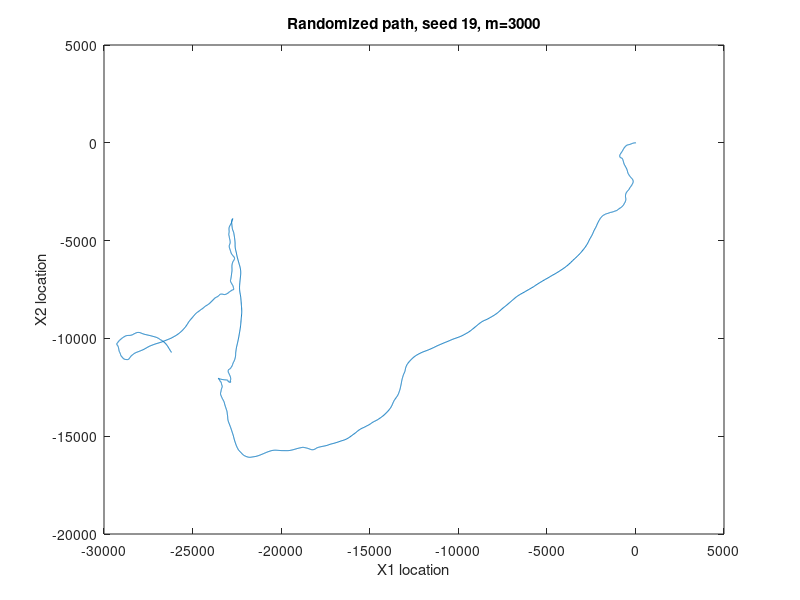

The MATLAB script that drew this image: (Note: this script raises an error after producing the figure.)
clear all; close all; clc
%Part 1
%rng(19)
sigma=0.5; deltaT=0.5; alpha = 0.6;
P=1/20*[[16,1,1,1,1];[1,16,1,1,1];[1,1,16,1,1];[1,1,1,16,1];[1,1,1,1,16]];
zn=[[0,0];[3.5,0];[0,3.5];[0,-3.5];[-3.5,0]];
theta=[[1,deltaT,deltaT^2/2];[0,1,deltaT];[0,0,alpha]];
phiz=[[deltaT^2/2];[deltaT];[0]];
phiw=[[deltaT^2/2];[deltaT];[1]];
N=6;
zero=zeros(N,1);

N=6;
sigmamatrix=diag([500,5,5,200,5,5]);
%sigmamatrix=500*diag(ones(N,1),0) + 5*diag(ones(N-1,1),1) + 5*diag(ones(N-1,1),-1)+ 5*diag(ones(N-2,1),-2)+ 5*diag(ones(N-2,1),2)+ 200*diag(ones(N-3,1),3)+ 200*diag(ones(N-3,1),-3)+ 5*diag(ones(N-4,1),-4)+ 5*diag(ones(N-4,1),4)+ 5*diag(ones(N-5,1),5)+ 5*diag(ones(N-5,1),-5);

theta=[[theta,zeros(3,3)];[zeros(3,3),theta]];
phiz=[[phiz,zeros(3,1)];[zeros(3,1),phiz]];
phiw=[[phiw,zeros(3,1)];[zeros(3,1),phiw]];

X0=mvnrnd(zero,sigmamatrix);
Command=randi([1 5],1,1);
Z0=zn(Command,:);


m=3000; % Timesteps
States=zeros(m,2);
Xi=transpose(X0);
Zi=transpose(Z0);
Wi=transpose(mvnrnd([0,0],sigma^2*eye(2)));
for i=1:m
    
    Xi=theta*(Xi)+phiz*(Zi)+phiw*(Wi); %Calculate each new state
    
    %Need to update Zi,
    Update=(rand(1));
    summ=0;
    for j=1:5
        
        summ=P(Command,j)+summ;
        if Update<summ
            Command=j;
            break
        end
        
    end
    Zi=transpose(zn(Command,:));
    States(i,1)=Xi(1);
    States(i,2)=Xi(4);
    Wi=transpose(mvnrnd([0,0],sigma^2*eye(2)));
    
    
end
plot(States(:,1),States(:,2))
title('Randomized path, seed 19, m=3000')
xlabel('X1 location') 
ylabel('X2 location')

%% Making of a nxN state matrix for use in part 3 
v=90; zeta=1.5; gamma=3; 

load("stations.mat");

load("RSSI-measurements.mat");

N=10000;
n=length(Y);
Command=randi([1 5],1,N);
Commands=zeros(N,n);
Commands(:,1)=Command;
for j=1:N
    
    for i =1:n
        Update=(rand(1));
        summ=0;
        for k=1:5

            summ=P(round(Commands(j,i)),k)+summ;
            if Update<=summ
                Command=k;
                break
            end

        end
        Commands(j,i+1)=Command;
         
    end
    
end

%% Part 3



tau=zeros(6,n);
Xi=transpose(mvnrnd(zero,sigmamatrix,N)); %Initilization

%p = @(x1,x2,y) prod(normpdf(Y,(6*v*ones(1,N)-10*gamma*log10(vecnorm(([x1;x2]-pos_vec(:,1).*ones(2,N)))+vecnorm(([x1;x2]-pos_vec(:,2).*ones(2,N)))+vecnorm(([x1;x2]-pos_vec(:,3).*ones(2,N)))+vecnorm(([x1;x2]-pos_vec(:,4).*ones(2,N)))+vecnorm(([x1;x2]-pos_vec(:,5).*ones(2,N)))+vecnorm(([x1;x2]-pos_vec(:,6).*ones(2,N))))),zeta),2);%1/(2*pi*zeta^2)^3*exp(-1/2*(sum(y)*ones(1,N)-(6*v*ones(1,N)-10*gamma*log10(vecnorm(([x1;x2]-pos_vec(:,1).*ones(2,N)))+vecnorm(([x1;x2]-pos_vec(:,2).*ones(2,N)))+vecnorm(([x1;x2]-pos_vec(:,3).*ones(2,N)))+vecnorm(([x1;x2]-pos_vec(:,4).*ones(2,N)))+vecnorm(([x1;x2]-pos_vec(:,5).*ones(2,N)))+vecnorm(([x1;x2]-pos_vec(:,6).*ones(2,N)))))));
w = (p(Xi(1,:),Xi(4,:),Y(:,1)));
tau(1,1) = sum(Xi(1,:).*w)/sum(w);
tau(2,1) = sum(Xi(4,:).*w)/sum(w);

Wi=transpose(mvnrnd([0,0],sigma^2*eye(2),N));


Zi=transpose(zn(Commands(:,1),:));
for k = 1:500 % main loop
    Xi=theta*(Xi)+phiz*(Zi)+phiw*(Wi); %Calculate each new state
    w =w.*(p(Xi(1,:),Xi(4,:),Y(:,k+1))); % weighting REMOVE/INCLUDE LOG
    
    %w=w/sum(w);
    Zi=transpose(zn(Commands(:,k+1),:));
    Wi=transpose(mvnrnd([0,0],sigma^2*eye(2),N));
    tau(1,k+1) =  sum(Xi(1,:).*w)/sum(w);
    tau(2,k+1) =  sum(Xi(4,:).*w)/sum(w);
end

plot(tau(1,:),tau(2,:))
title("SIS, N=10000")
hold on
plot(pos_vec(1,1),pos_vec(2,1),'d')
hold on
plot(pos_vec(1,2),pos_vec(2,2),'d')
hold on
plot(pos_vec(1,3),pos_vec(2,3),'d')
hold on
plot(pos_vec(1,4),pos_vec(2,4),'d')
hold on
plot(pos_vec(1,5),pos_vec(2,5),'d')
hold on
plot(pos_vec(1,6),pos_vec(2,6),'d')
%figure
%hist(w)
ESSM=1/(sum((w/sum(w)).^2))

%% Part 3 Instructed weight adjustment



tau=zeros(6,n);
Xi=transpose(mvnrnd(zero,sigmamatrix,N)); %Initilization

%p = @(x1,x2,y) prod(normpdf(Y,(6*v*ones(1,N)-10*gamma*log10(vecnorm(([x1;x2]-pos_vec(:,1).*ones(2,N)))+vecnorm(([x1;x2]-pos_vec(:,2).*ones(2,N)))+vecnorm(([x1;x2]-pos_vec(:,3).*ones(2,N)))+vecnorm(([x1;x2]-pos_vec(:,4).*ones(2,N)))+vecnorm(([x1;x2]-pos_vec(:,5).*ones(2,N)))+vecnorm(([x1;x2]-pos_vec(:,6).*ones(2,N))))),zeta),2);%1/(2*pi*zeta^2)^3*exp(-1/2*(sum(y)*ones(1,N)-(6*v*ones(1,N)-10*gamma*log10(vecnorm(([x1;x2]-pos_vec(:,1).*ones(2,N)))+vecnorm(([x1;x2]-pos_vec(:,2).*ones(2,N)))+vecnorm(([x1;x2]-pos_vec(:,3).*ones(2,N)))+vecnorm(([x1;x2]-pos_vec(:,4).*ones(2,N)))+vecnorm(([x1;x2]-pos_vec(:,5).*ones(2,N)))+vecnorm(([x1;x2]-pos_vec(:,6).*ones(2,N)))))));
w = log(p(Xi(1,:),Xi(4,:),Y(:,1)));
L=max(w);
w=exp(w-L);
w=w/sum(w);
tau(1,1) = sum(Xi(1,:).*w)/sum(w);
tau(2,1) = sum(Xi(4,:).*w)/sum(w);

Wi=transpose(mvnrnd([0,0],sigma^2*eye(2),N));


Zi=transpose(zn(Commands(:,1),:));
for k = 1:500 % main loop
    Xi=theta*(Xi)+phiz*(Zi)+phiw*(Wi); %Calculate each new state
    w =log(w.*p(Xi(1,:),Xi(4,:),Y(:,k+1))); % weighting REMOVE/INCLUDE LOG
    L=max(w);
    w=exp(w-L);
    w=w/sum(w);
    Zi=transpose(zn(Commands(:,k+1),:));
    Wi=transpose(mvnrnd([0,0],sigma^2*eye(2),N));
    tau(1,k+1) =  sum(Xi(1,:).*w)/sum(w);
    tau(2,k+1) =  sum(Xi(4,:).*w)/sum(w);
end

plot(tau(1,:),tau(2,:))
title("SIS, N=10000")
hold on
plot(pos_vec(1,1),pos_vec(2,1),'d')
hold on
plot(pos_vec(1,2),pos_vec(2,2),'d')
hold on
plot(pos_vec(1,3),pos_vec(2,3),'d')
hold on
plot(pos_vec(1,4),pos_vec(2,4),'d')
hold on
plot(pos_vec(1,5),pos_vec(2,5),'d')
hold on
plot(pos_vec(1,6),pos_vec(2,6),'d')
%figure
%title("Histogram n=70")
%hist(w)
ESSM=1/(sum((w/sum(w)).^2))
%% Part 4


tau=zeros(2,n);

Xi=transpose(mvnrnd(zero,sigmamatrix,N)); %Initilization

%p = @(x1,x2,y) prod(normpdf(Y,(6*v*ones(1,N)-10*gamma*log10(vecnorm(([x1;x2]-pos_vec(:,1).*ones(2,N)))+vecnorm(([x1;x2]-pos_vec(:,2).*ones(2,N)))+vecnorm(([x1;x2]-pos_vec(:,3).*ones(2,N)))+vecnorm(([x1;x2]-pos_vec(:,4).*ones(2,N)))+vecnorm(([x1;x2]-pos_vec(:,5).*ones(2,N)))+vecnorm(([x1;x2]-pos_vec(:,6).*ones(2,N))))),zeta),2);%1/(2*pi*zeta^2)^3*exp(-1/2*(sum(y)*ones(1,N)-(6*v*ones(1,N)-10*gamma*log10(vecnorm(([x1;x2]-pos_vec(:,1).*ones(2,N)))+vecnorm(([x1;x2]-pos_vec(:,2).*ones(2,N)))+vecnorm(([x1;x2]-pos_vec(:,3).*ones(2,N)))+vecnorm(([x1;x2]-pos_vec(:,4).*ones(2,N)))+vecnorm(([x1;x2]-pos_vec(:,5).*ones(2,N)))+vecnorm(([x1;x2]-pos_vec(:,6).*ones(2,N)))))));
w = p(Xi(1,:),Xi(4,:),Y(:,1));
tau(1,1) = sum(Xi(1,:).*w)/sum(w);
tau(2,1) = sum(Xi(4,:).*w)/sum(w);

Wi=transpose(mvnrnd([0,0],sigma^2*eye(2),N));


Zi=transpose(zn(Commands(:,1),:));
for k = 1:500 % main loop
    ind=randsample(N,N,true,w);
    Xi=Xi(:,ind);
    Xi=theta*(Xi)+phiz*(Zi)+phiw*(Wi); %Calculate each new state
    w =(p(Xi(1,:),Xi(4,:),Y(:,k+1))); % weighting REMOVE/INCLUDE LOG
    
    Zi=transpose(zn(Commands(:,k+1),:));
    Wi=transpose(mvnrnd([0,0],sigma^2*eye(2),N));
    tau(1,k+1) =  sum(Xi(1,:).*w)/sum(w);
    tau(2,k+1) =  sum(Xi(4,:).*w)/sum(w);
end

plot(tau(1,:),tau(2,:))
title("SISR N=10000")
hold on
plot(pos_vec(1,1),pos_vec(2,1),'d')
hold on
plot(pos_vec(1,2),pos_vec(2,2),'d')
hold on
plot(pos_vec(1,3),pos_vec(2,3),'d')
hold on
plot(pos_vec(1,4),pos_vec(2,4),'d')
hold on
plot(pos_vec(1,5),pos_vec(2,5),'d')
hold on
plot(pos_vec(1,6),pos_vec(2,6),'d')

%% Part 5

load("RSSI-measurements-unknown-sigma.mat")
T = 100;

tau=zeros(6,n);

Xi=transpose(mvnrnd(zero,sigmamatrix,N)); %Initilization

%p = @(x1,x2,y) prod(normpdf(Y,(6*v*ones(1,N)-10*gamma*log10(vecnorm(([x1;x2]-pos_vec(:,1).*ones(2,N)))+vecnorm(([x1;x2]-pos_vec(:,2).*ones(2,N)))+vecnorm(([x1;x2]-pos_vec(:,3).*ones(2,N)))+vecnorm(([x1;x2]-pos_vec(:,4).*ones(2,N)))+vecnorm(([x1;x2]-pos_vec(:,5).*ones(2,N)))+vecnorm(([x1;x2]-pos_vec(:,6).*ones(2,N))))),zeta),2);%1/(2*pi*zeta^2)^3*exp(-1/2*(sum(y)*ones(1,N)-(6*v*ones(1,N)-10*gamma*log10(vecnorm(([x1;x2]-pos_vec(:,1).*ones(2,N)))+vecnorm(([x1;x2]-pos_vec(:,2).*ones(2,N)))+vecnorm(([x1;x2]-pos_vec(:,3).*ones(2,N)))+vecnorm(([x1;x2]-pos_vec(:,4).*ones(2,N)))+vecnorm(([x1;x2]-pos_vec(:,5).*ones(2,N)))+vecnorm(([x1;x2]-pos_vec(:,6).*ones(2,N)))))));

% choose sigma that gives maximum values
sigmaRes = zeros(n,1);
sigmaV = zeros(T,1);
wmat = zeros(T,N);
for j = 1:T
    sigmaV(j) = rand(1)*3;
    wmat(j,:) = p5(Xi(1,:),Xi(4,:),Y(:,1),sigmaV(j)); % weighting REMOVE/INCLUDE LOG
end
[wmax,wind] = max(sum(wmat,2));
w = wmat(wind,:);
sigmaRes(k+1) = sigmaV(wind);

tau(1,1) = sum(Xi(1,:).*w)/sum(w);
tau(2,1) = sum(Xi(4,:).*w)/sum(w);

Wi=transpose(mvnrnd([0,0],sigma^2*eye(2),N));


Zi=transpose(zn(Commands(:,1),:));
for k = 1:n-1 % main loop
    ind=randsample(N,N,true,w);
    Xi=Xi(:,ind);
    Xi=theta*(Xi)+phiz*(Zi)+phiw*(Wi); %Calculate each new state
    
    % --------- Sigma part ---------
    for j = 1:T
        sigmaV(j) = rand(1)*3;
        wmat(j,:) = (p5(Xi(1,:),Xi(4,:),Y(:,k+1),sigmaV(j))); % weighting REMOVE/INCLUDE LOG
    end
    temp = sum(w,2);
    [wmax,wind] = max(sum(wmat,2));
    w = wmat(wind,:);
    sigmaRes(k+1) = sigmaV(wind);
    % ---------         ----------
    
    Zi=transpose(zn(Commands(:,k+1),:));
    Wi=transpose(mvnrnd([0,0],sigma^2*eye(2),N));
    tau(1,k+1) =  sum(Xi(1,:).*w)/sum(w);
    tau(2,k+1) =  sum(Xi(4,:).*w)/sum(w);
end

plot(tau(1,:),tau(2,:))
hold on
plot(pos_vec(1,1),pos_vec(2,1),'d')
